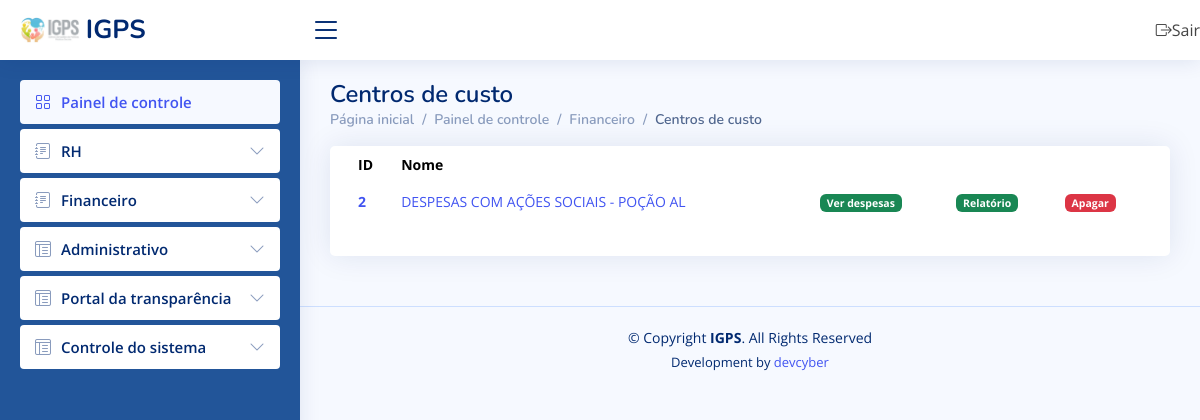
/centrosdecusto/ (signed in), run on an earlier commit of the app's database.
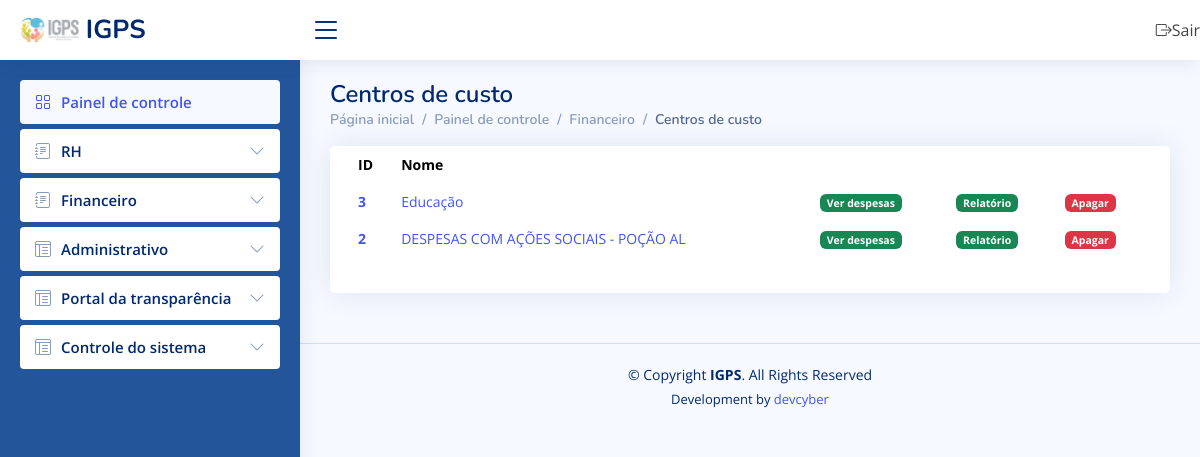
And on a later commit of the database.
### corpo/models.py (models this page shows)
class CentroCusto(models.Model):
    nome = models.CharField(max_length=200)
    status = models.CharField(max_length=200)

### corpo/views.py (the view)
# urls.py: url(r'centrosdecusto/', views.centrosdecusto, name="centrosdecusto"),
@login_required
def centrosdecusto(request):
    localizar_ip = LocationService()
    resultado = localizar_ip.get_location(str(request.META.get('REMOTE_ADDR')))
    Logs(usuario=request.user, data_hora=datetime.now(), dados_post='', dados_pc_acesso=request.META.get('HTTP_USER_AGENT', ''), ip=request.META.get('REMOTE_ADDR'), tipo_acesso=request.method, pagina=request.path, endereco=resultado).save()
    return render(request, 'centrosdecusto.html', {'permissao': request.user.last_name, 'centrosdecusto': CentroCusto.objects.filter(status='').order_by('-id')})

### corpo/ip_to_endereco.py (called while the page is built)
    def get_location(self, ip_address):
        try:
            response = self.reader.city(ip_address)
            return str(response.city.name) + ', ' + str(response.subdivisions.most_specific.name) + ' - ' + str(response.country.name)
        except geoip2.errors.AddressNotFoundError:
            return "rastreamento sem exito"

### corpo/templates/centrosdecusto.html
{% extends 'painel.html' %}
{% block link %}
<h1>Centros de custo</h1>
<nav>
<ol class="breadcrumb">
    <li class="breadcrumb-item"><a href="https://igps.net.br/painel/">Página inicial</a></li>
    <li class="breadcrumb-item">Painel de controle</li>
    <li class="breadcrumb-item">Financeiro</li>
    <li class="breadcrumb-item active">Centros de custo</li>
</ol>
</nav>
{% endblock %}
{% block content %}
<div class="col-12">
  <div class="card recent-sales overflow-auto">
    <div class="card-body">
      <table class="table table-borderless datatable">
        <thead>
          <tr>
            <th scope="col">ID</th>
            <th scope="col">Nome</th>
            <th scope="col"></th>
            <th scope="col"></th>
          </tr>
        </thead>
        <tbody>
          {% for c in centrosdecusto %}
          <tr>
            <th scope="row"><a href="/editar_centrocusto/{{ c.id }}/">{{ c.id }}</a></th>
            <td><a href="/editar_centrocusto/{{ c.id }}/">{{ c.nome }}</a></td>
            <td><a href="/despesas_centrocusto/{{ c.id }}/" class="badge bg-success">Ver despesas</a></td>
            <td><a href="/relatorio_despesas_centro_custo/{{ c.id }}/" class="badge bg-success">Relatório</a></td>
            <td><a href="/deletar_centrodecusto/{{ c.id }}/" class="badge bg-danger">Apagar</a></td>
          </tr>
          {% endfor %}
        </tbody>
      </table>
    </div>
  </div>
</div>
{% endblock %}

What changed in the data, as far as the page shows it:
added CentroCusto: id "3", nome "Educação"
